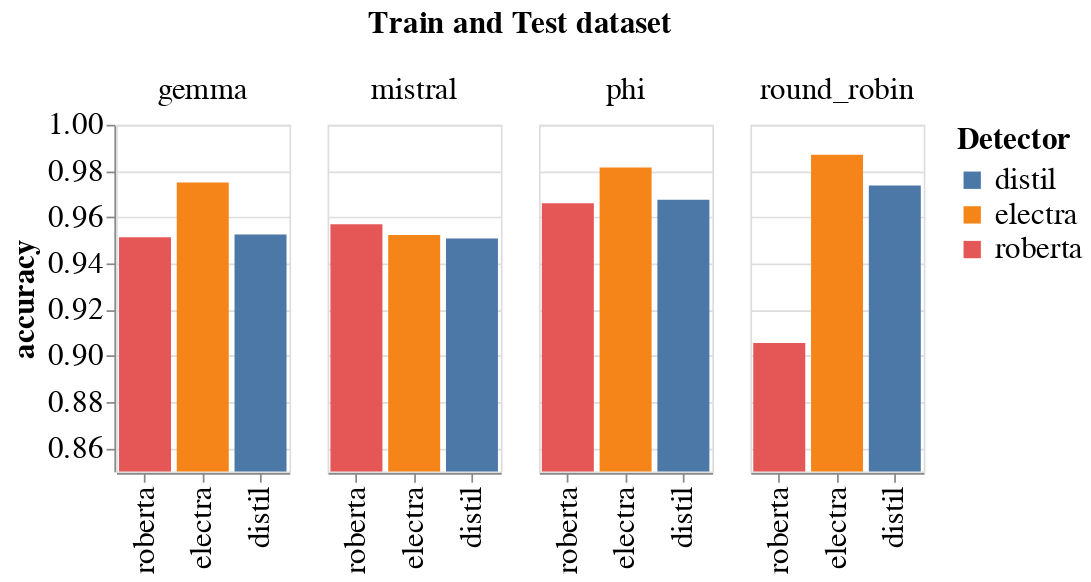

The notebook cell saved with this chart:
### Code cell
# same as above but with bar chart
bar_chart = alt.Chart(no_cross_model_df).mark_bar().encode(
    #alt.X('detector_short_name:N', sort=None, title="Detector"),
    alt.X('detector_short_name:N', sort=None, title=None),
    alt.Y('accuracy:Q').scale(alt.Scale(domain=(0.85, 1), clamp=True)),
    #alt.Y('accuracy:Q'),
    alt.Color("detector_short_name:N", title="Detector"),
    column=alt.Column("dataset:N", title="Train and Test dataset")
).properties(
    width=100,
    height=200,  
).configure_axis(
    labelFontSize=18,
    titleFontSize=18,
).configure_legend(
    labelFontSize=18,
    titleFontSize=18,
    titleLimit=0
).configure_header(
    titleFontSize=18,
    labelFontSize=18
)
bar_chart.save("notebooks/plots/heatmap_no_cross_llm_bar.png")
bar_chart

### Figure 1 — Vega-Lite specification as saved in the notebook (floating-point values rounded to 4 significant figures)
{"config": {"view": {"continuousWidth": 300, "continuousHeight": 300}, "axis": {"labelFontSize": 18, "titleFontSize": 18}, "header": {"labelFontSize": 18, "titleFontSize": 18}, "legend": {"labelFontSize": 18, "titleFontSize": 18, "titleLimit": 0}}, "data": {"name": "data-3c28a08c98880b1871a8f9ec4015831f"}, "mark": {"type": "bar"}, "encoding": {"color": {"field": "detector_short_name", "title": "Detector", "type": "nominal"}, "column": {"field": "dataset", "title": "Train and Test dataset", "type": "nominal"}, "x": {"field": "detector_short_name", "sort": null, "title": null, "type": "nominal"}, "y": {"field": "accuracy", "scale": {"clamp": true, "domain": [0.85, 1]}, "type": "quantitative"}}, "height": 200, "width": 100, "$schema": "https://vega.github.io/schema/vega-lite/v5.17.0.json", "datasets": {"data-3c28a08c98880b1871a8f9ec4015831f": [{"dataset": "phi", "accuracy": 0.9661, "precision": 0.9405, "recall": 0.9951, "f1_score": 0.967, "fp_rate": 0.06301, "std_accuracy": 0.003887, "std_precision": 0.007039, "std_recall": 0.00217, "std_f1_score": 0.003831, "std_fp_rate": 0.007519, "TP": 991.9, "TN": 932.5, "FP": 62.7, "FN": 4.901, "base_detector": "roberta_large", "trained_on_dataset": "phi", "detector": "roberta_large_phi", "detector_short_name": "roberta", "detector_name": "roberta_phi"}, {"dataset": "phi", "accuracy": 0.9816, "precision": 0.9699, "recall": 0.994, "f1_score": 0.9818, "fp_rate": 0.03087, "std_accuracy": 0.002999, "std_precision": 0.005423, "std_recall": 0.002324, "std_f1_score": 0.002999, "std_fp_rate": 0.005537, "TP": 990.8, "TN": 964.5, "FP": 30.72, "FN": 6.007, "base_detector": "electra_large", "trained_on_dataset": "phi", "detector": "electra_large_phi", "detector_short_name": "electra", "detector_name": "electra_phi"}, {"dataset": "phi", "accuracy": 0.9675, "precision": 0.9518, "recall": 0.985, "f1_score": 0.9681, "fp_rate": 0.05, "std_accuracy": 0.00408, "std_precision": 0.006826, "std_recall": 0.003688, "std_f1_score": 0.004088, "std_fp_rate": 0.007035, "TP": 981.8, "TN": 945.5, "FP": 49.77, "FN": 14.93, "base_detector": "distil_roberta-base", "trained_on_dataset": "phi", "detector": "distil_roberta-base_phi", "detector_short_name": "distil", "detector_name": "distil_phi"}, {"dataset": "gemma", "accuracy": 0.9525, "precision": 0.9425, "recall": 0.9638, "f1_score": 0.953, "fp_rate": 0.05878, "std_accuracy": 0.004798, "std_precision": 0.007323, "std_recall": 0.006022, "std_f1_score": 0.004851, "std_fp_rate": 0.007605, "TP": 953.3, "TN": 930.7, "FP": 58.12, "FN": 35.81, "base_detector": "distil_roberta-base", "trained_on_dataset": "gemma", "detector": "distil_roberta-base_gemma", "detector_short_name": "distil", "detector_name": "distil_gemma"}, {"dataset": "gemma", "accuracy": 0.9514, "precision": 0.9223, "recall": 0.9858, "f1_score": 0.953, "fp_rate": 0.08305, "std_accuracy": 0.004832, "std_precision": 0.008055, "std_recall": 0.003891, "std_f1_score": 0.004753, "std_fp_rate": 0.008681, "TP": 975.1, "TN": 906.7, "FP": 82.12, "FN": 14.07, "base_detector": "roberta_large", "trained_on_dataset": "gemma", "detector": "roberta_large_gemma", "detector_short_name": "roberta", "detector_name": "roberta_gemma"}, {"dataset": "gemma", "accuracy": 0.975, "precision": 0.9569, "recall": 0.9949, "f1_score": 0.9755, "fp_rate": 0.04489, "std_accuracy": 0.003414, "std_precision": 0.006106, "std_recall": 0.002258, "std_f1_score": 0.00338, "std_fp_rate": 0.006421, "TP": 984.1, "TN": 944.5, "FP": 44.38, "FN": 5.019, "base_detector": "electra_large", "trained_on_dataset": "gemma", "detector": "electra_large_gemma", "detector_short_name": "electra", "detector_name": "electra_gemma"}, {"dataset": "mistral", "accuracy": 0.9569, "precision": 0.9309, "recall": 0.9869, "f1_score": 0.9581, "fp_rate": 0.07305, "std_accuracy": 0.004541, "std_precision": 0.007571, "std_recall": 0.00363, "std_f1_score": 0.004468, "std_fp_rate": 0.008149, "TP": 971.7, "TN": 915.3, "FP": 72.12, "FN": 12.88, "base_detector": "roberta_large", "trained_on_dataset": "mistral", "detector": "roberta_large_mistral", "detector_short_name": "roberta", "detector_name": "roberta_mistral"}, {"dataset": "mistral", "accuracy": 0.9523, "precision": 0.9271, "recall": 0.9818, "f1_score": 0.9536, "fp_rate": 0.07701, "std_accuracy": 0.004725, "std_precision": 0.008022, "std_recall": 0.004273, "std_f1_score": 0.004712, "std_fp_rate": 0.008459, "TP": 966.6, "TN": 911.4, "FP": 76.04, "FN": 17.94, "base_detector": "electra_large", "trained_on_dataset": "mistral", "detector": "electra_large_mistral", "detector_short_name": "electra", "detector_name": "electra_mistral"}, {"dataset": "mistral", "accuracy": 0.9508, "precision": 0.9484, "recall": 0.9533, "f1_score": 0.9508, "fp_rate": 0.05171, "std_accuracy": 0.004733, "std_precision": 0.006814, "std_recall": 0.006645, "std_f1_score": 0.004802, "std_fp_rate": 0.006951, "TP": 938.6, "TN": 936.4, "FP": 51.05, "FN": 45.97, "base_detector": "distil_roberta-base", "trained_on_dataset": "mistral", "detector": "distil_roberta-base_mistral", "detector_short_name": "distil", "detector_name": "distil_mistral"}, {"dataset": "round_robin", "accuracy": 0.987, "precision": 1.0, "recall": 0.9727, "f1_score": 0.986, "fp_rate": 0.0, "std_accuracy": 0.01294, "std_precision": 0.0, "std_recall": 0.02748, "std_f1_score": 0.01432, "std_fp_rate": 0.0, "TP": 35.08, "TN": 38.95, "FP": 0.0, "FN": 0.975, "base_detector": "electra_large", "trained_on_dataset": "round_robin", "detector": "electra_large_round_robin", "detector_short_name": "electra", "detector_name": "electra_round_robin"}, {"dataset": "round_robin", "accuracy": 0.9737, "precision": 1.0, "recall": 0.9451, "f1_score": 0.9714, "fp_rate": 0.0, "std_accuracy": 0.0184, "std_precision": 0.0, "std_recall": 0.03805, "std_f1_score": 0.02041, "std_fp_rate": 0.0, "TP": 34.08, "TN": 38.95, "FP": 0.0, "FN": 1.973, "base_detector": "distil_roberta-base", "trained_on_dataset": "round_robin", "detector": "distil_roberta-base_round_robin", "detector_short_name": "distil", "detector_name": "distil_round_robin"}, {"dataset": "round_robin", "accuracy": 0.9056, "precision": 0.8517, "recall": 0.9727, "f1_score": 0.9071, "fp_rate": 0.1567, "std_accuracy": 0.03398, "std_precision": 0.05605, "std_recall": 0.02748, "std_f1_score": 0.03539, "std_fp_rate": 0.05929, "TP": 35.08, "TN": 32.84, "FP": 6.108, "FN": 0.975, "base_detector": "roberta_large", "trained_on_dataset": "round_robin", "detector": "roberta_large_round_robin", "detector_short_name": "roberta", "detector_name": "roberta_round_robin"}]}}
